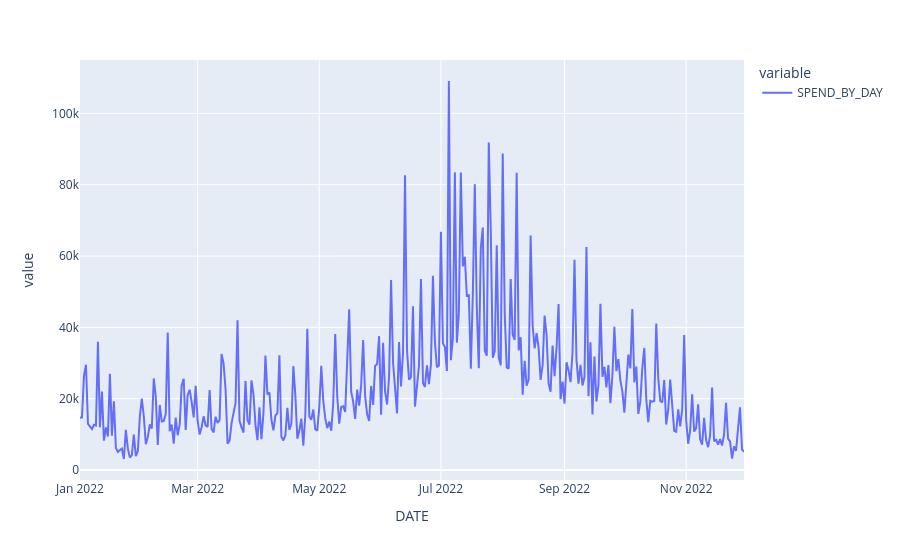

Notebook code for this chart:
### Code cell
func.get_data_accom_region(df_safegraph_poi, df_safegraph_spend, naics, start, end)

### Figure 1 — Plotly figure (JSON) as saved in the notebook; plotly's stock layout.template omitted (floating-point values rounded to 4 significant figures; data arrays with more than 128 entries replaced by an {"elided": "..."} marker saying what was removed)
{"data": [{"hovertemplate": "variable=SPEND_BY_DAY<br>DATE=%{x}<br>value=%{y}<extra></extra>", "legendgroup": "SPEND_BY_DAY", "line": {"color": "#636efa", "dash": "solid"}, "marker": {"symbol": "circle"}, "mode": "lines", "name": "SPEND_BY_DAY", "orientation": "v", "showlegend": true, "type": "scatter", "x": {"elided": "334 str values"}, "xaxis": "x", "y": {"elided": "334 float values"}, "yaxis": "y"}], "layout": {"legend": {"title": {"text": "variable"}, "tracegroupgap": 0}, "margin": {"t": 60}, "xaxis": {"anchor": "y", "domain": [0, 1], "title": {"text": "DATE"}}, "yaxis": {"anchor": "x", "domain": [0, 1], "title": {"text": "value"}}}}
